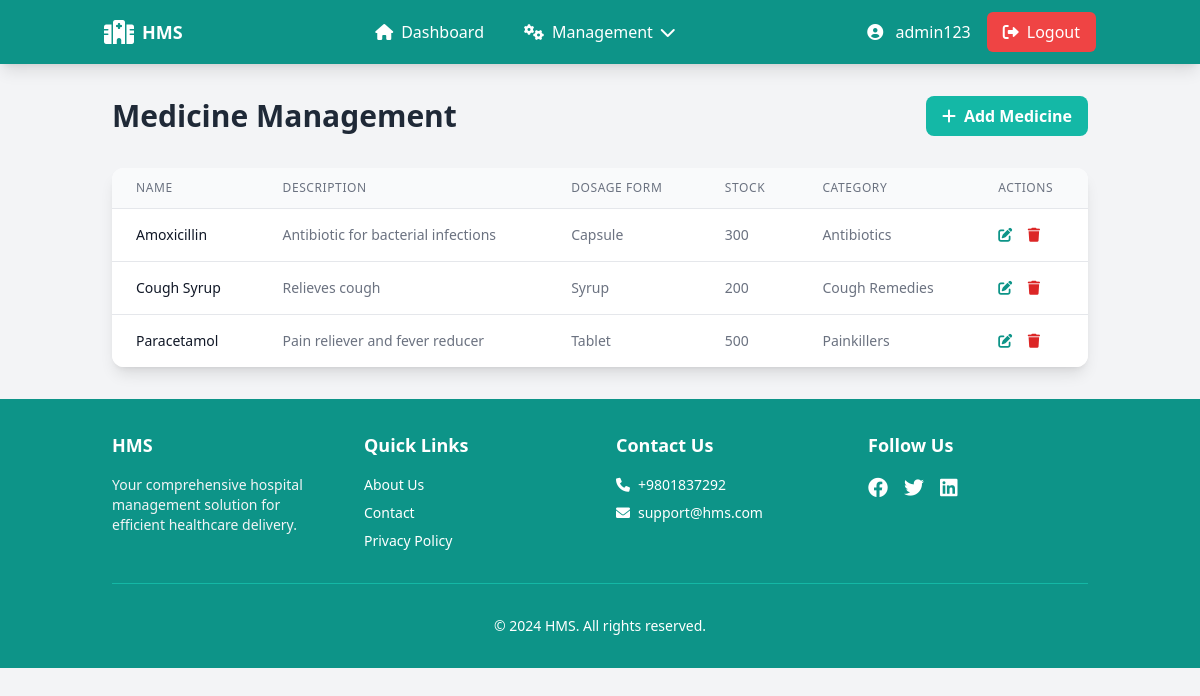
Screenshot of /medicines/manage.php (signed in) with the database file from the repository.
### tables this page shows
CREATE TABLE `medicine` (
  `medicine_id` INT(11) NOT NULL AUTO_INCREMENT,
  `name` VARCHAR(100) NOT NULL,
  `description` VARCHAR(200) DEFAULT NULL,
  `dosage_form` VARCHAR(50) DEFAULT NULL,
  `stock_quantity` INT(11) DEFAULT 0,
  `category` VARCHAR(100) DEFAULT NULL,
  PRIMARY KEY (`medicine_id`)
);

### medicines/manage.php (the view, shortened to what this page needs)
<?php
require_once '../includes/db_connect.php';
include_once '../includes/header.php';
try {
    $stmt = $pdo->query("
        SELECT * FROM `medicine`
        ORDER BY name
    ");
    $medicines = $stmt->fetchAll(PDO::FETCH_ASSOC);
} catch (PDOException $e) {
    $error = "Error fetching medicines: " . $e->getMessage();
    $medicines = [];
}
?>
<div class="container mx-auto px-6 py-8">
    <div class="flex justify-between items-center mb-8">
        <h1 class="text-3xl font-bold text-gray-800">Medicine Management</h1>
        <button onclick="document.getElementById('addMedicineModal').classList.remove('hidden')"
                class="bg-teal-500 hover:bg-teal-600 text-white font-semibold py-2 px-4 rounded-lg transition duration-300">
            <i class="fas fa-plus mr-2"></i>Add Medicine
        </button>
    </div>
    <div class="bg-white rounded-xl shadow-lg overflow-hidden">
        <table class="min-w-full divide-y divide-gray-200">
            <thead class="bg-gray-50">
                <tr>
                    <th class="px-6 py-3 text-left text-xs font-medium text-gray-500 uppercase tracking-wider">Name</th>
                    <th class="px-6 py-3 text-left text-xs font-medium text-gray-500 uppercase tracking-wider">Description</th>
                    <th class="px-6 py-3 text-left text-xs font-medium text-gray-500 uppercase tracking-wider">Dosage Form</th>
                    <th class="px-6 py-3 text-left text-xs font-medium text-gray-500 uppercase tracking-wider">Stock</th>
                    <th class="px-6 py-3 text-left text-xs font-medium text-gray-500 uppercase tracking-wider">Category</th>
                    <th class="px-6 py-3 text-left text-xs font-medium text-gray-500 uppercase tracking-wider">Actions</th>
                </tr>
            </thead>
            <tbody class="bg-white divide-y divide-gray-200">
                <?php foreach ($medicines as $medicine): ?>
                    <tr>
                        <td class="px-6 py-4 whitespace-nowrap text-sm text-gray-900"><?php echo htmlspecialchars($medicine['name']); ?></td>
                        <td class="px-6 py-4 whitespace-nowrap text-sm text-gray-500"><?php echo htmlspecialchars($medicine['description']); ?></td>
                        <td class="px-6 py-4 whitespace-nowrap text-sm text-gray-500"><?php echo htmlspecialchars($medicine['dosage_form']); ?></td>
                        <td class="px-6 py-4 whitespace-nowrap text-sm text-gray-500"><?php echo htmlspecialchars($medicine['stock_quantity']); ?></td>
                        <td class="px-6 py-4 whitespace-nowrap text-sm text-gray-500"><?php echo htmlspecialchars($medicine['category']); ?></td>
                        <td class="px-6 py-4 whitespace-nowrap text-sm font-medium">
                            <button onclick="editMedicine(<?php echo htmlspecialchars(json_encode($medicine)); ?>)"
                                    class="text-teal-600 hover:text-teal-900 mr-3">
                                <i class="fas fa-edit"></i>
                            </button>
                            <button onclick="deleteMedicine('<?php echo $medicine['medicine_id']; ?>')"
                                    class="text-red-600 hover:text-red-900">
                                <i class="fas fa-trash"></i>
                            </button>
                        </td>
                    </tr>
                <?php endforeach; ?>
            </tbody>
        </table>
    </div>
</div>
<?php
include_once '../includes/footer.php';
?>

### rows the page displays
medicine: name "Amoxicillin", description "Antibiotic for bacterial infections", dosage_form "Capsule", stock_quantity "300", category "Antibiotics"
medicine: name "Cough Syrup", description "Relieves cough", dosage_form "Syrup", stock_quantity "200", category "Cough Remedies"
medicine: name "Paracetamol", description "Pain reliever and fever reducer", dosage_form "Tablet", stock_quantity "500", category "Painkillers"

### other values shown
$_SESSION['username'] "admin123"
